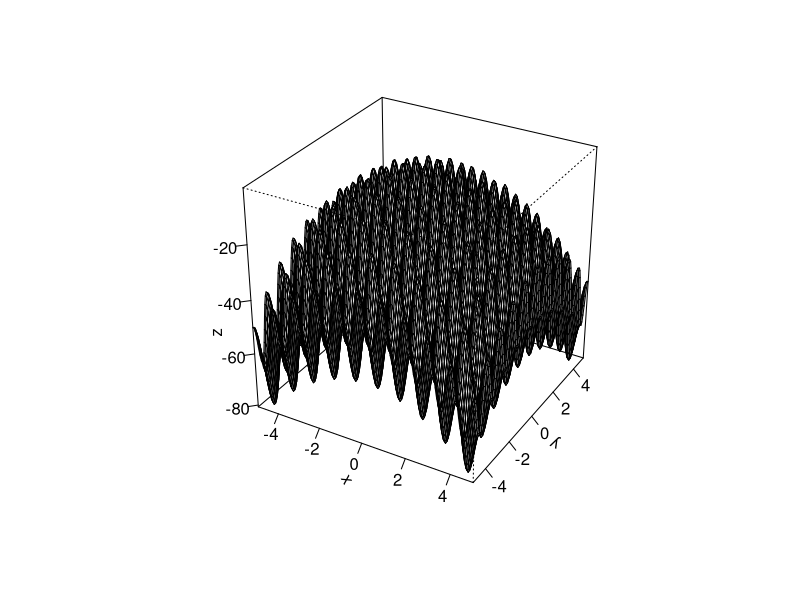
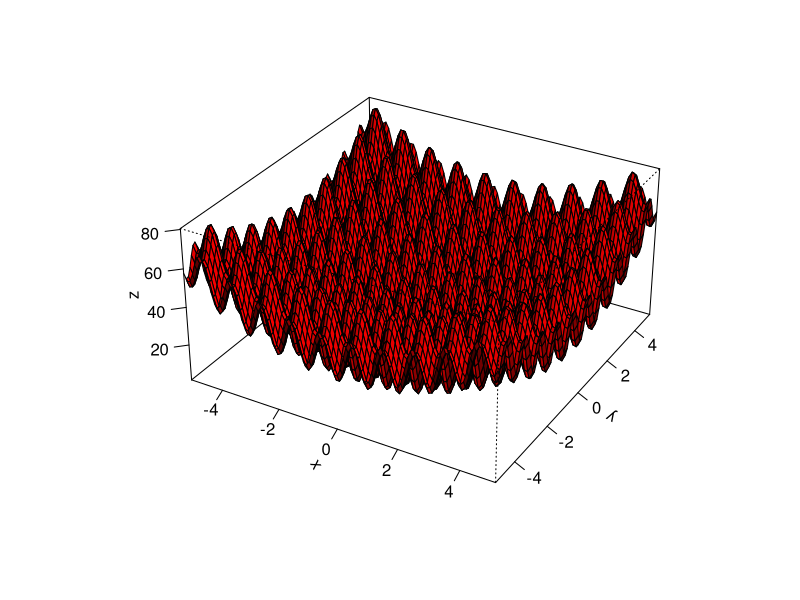

These figures' R source, in order:

#Função que plota o gráfico nos moldes pedidos pela professora, ou seja, maximizando em 0.
rastrigin.teste <- function(){
    x<-seq(-5.0,5.0,length=150)
    y<-x
    f<-function(x,y) {
        ((x^2 -10*cos(2*pi*x) +10) +
             (y^2 -10*cos(2*pi*y) +10) ) *-1}

    z<-outer(x,y, f)

    persp(x,y,z,theta=30,phi=30, ltheta=90,shade=0.50,ticktype="detailed",d=5)
}

#Função que plota o gráfico trabalhado, inverso do pedido pela professora, ou seja, minimizando em 0.
rastrigin.teste2 <- function(){
    x<-seq(-5.12,5.12,length=100)
    y<-x
    f<-function(x,y) { 20+(x^2-10*cos(2*3.14*x))+
            (y^2-10*cos(2*3.14*y)) }
    z<-outer(x,y,f)
    z[is.na(z)]<-1
    persp(x,y,z,theta=30,phi=30,expand=0.5,col="red",
          ltheta=90,shade=0.50,ticktype="detailed",d=5,r=1)
}

#Função extra, para testar multi-cores no gráfico. Não utilizada.
rastrigin.teste3 <- function(){
    par(bg = "white")
    x <- seq(-1.95, 1.95, length = 30)
    y <- seq(-1.95, 1.95, length = 35)
    z <- outer(x, y, function(a, b) a*b^2)
    nrz <- nrow(z)
    ncz <- ncol(z)
    # Create a function interpolating colors in the range of specified colors
    jet.colors <- colorRampPalette( c("blue", "green") )
    # Generate the desired number of colors from this palette
    nbcol <- 100
    color <- jet.colors(nbcol)
    # Compute the z-value at the facet centres
    zfacet <- z[-1, -1] + z[-1, -ncz] + z[-nrz, -1] + z[-nrz, -ncz]
    # Recode facet z-values into color indices
    facetcol <- cut(zfacet, nbcol)
    persp(x, y, z, col = color[facetcol], phi = 30, theta = -30)


}

#Execução das funções
rastrigin.teste()
rastrigin.teste2()
#rastrigin.teste3()

